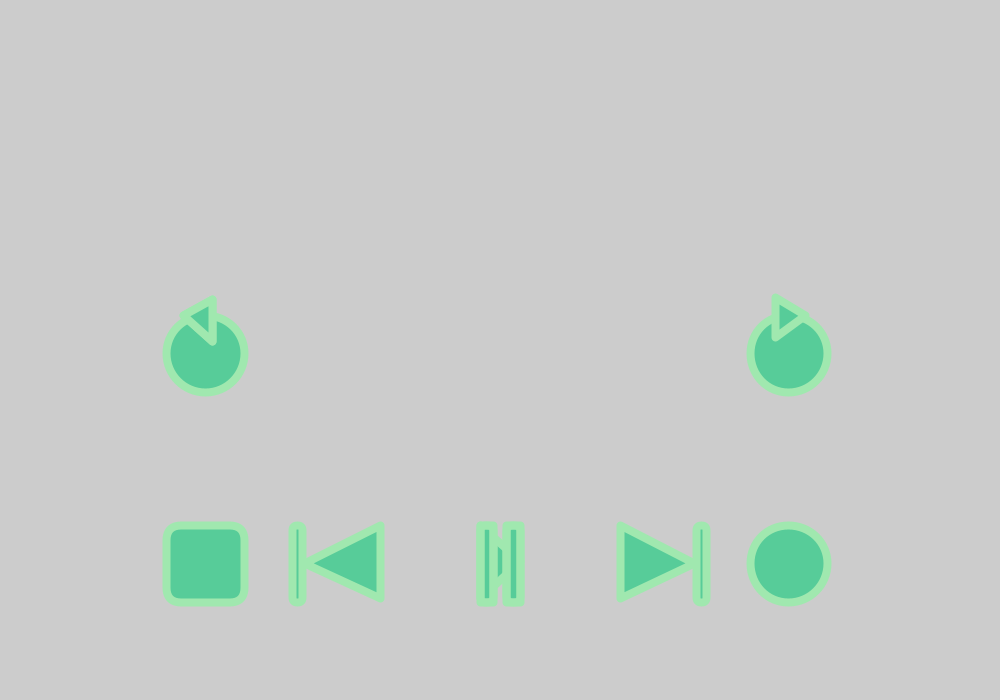
Frame 1 (no input)
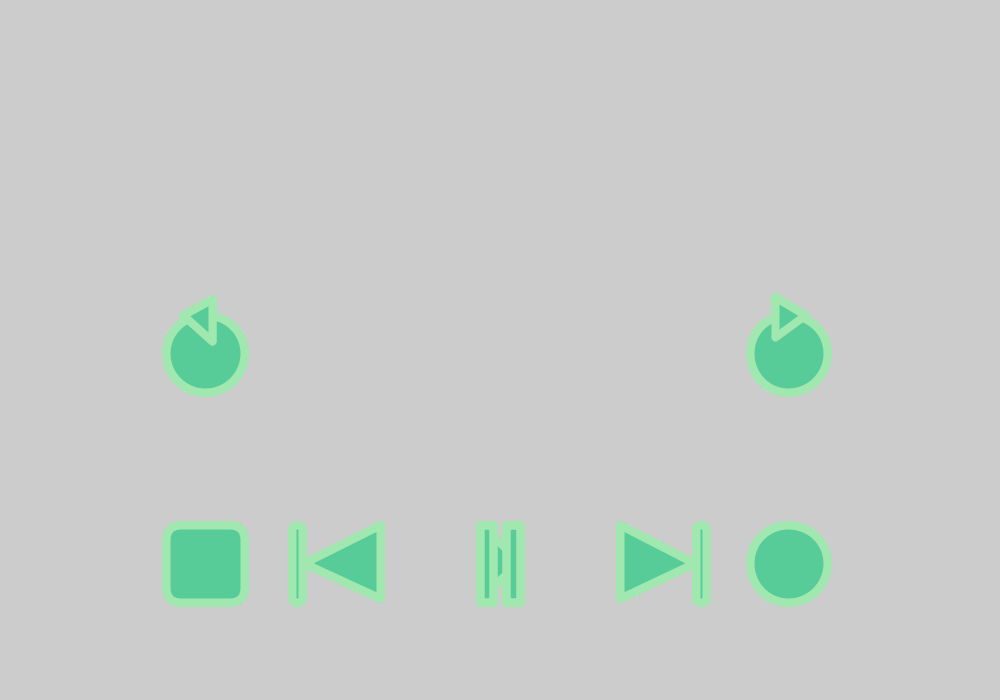
Frame 60 (the mouse pressed at the canvas centre just before this capture)
Frame 120 (the mouse held since frame 60 and released just before this capture): identical to frame 60, image omitted

The Processing sketch that drew these frames (run headless with seeded random() and noise(); from frame 60 on, the mouse is pressed at the canvas centre):

// Processing sketch: sketch_230209a
// ── sketch_230209a.pde

void setup() {
   appWidth = width; //displayWidth
   appHeight = height; //displayHeight
  strokeWeight(8);
  strokeJoin(ROUND);
  stroke(#a0e8af);
  size(1000,700); //width, height
  float startingX = appWidth * 1/2;
  float startingY = appHeight * 1/2;
  
  float pauseStartDrawX = width * 5/10;
  float pauseStartDrawY = height * 15/20;
  pauseScaleWidth = 1.0/75.0;
  pauseScaleHeight = 1.0/9.0;
  pauseWidth = width * pauseScaleWidth;
  pauseX1 = pauseStartDrawX - pauseWidth - pauseWidth*1/2;
  pauseY1 = pauseStartDrawY;
  pauseX2 = pauseStartDrawX + pauseWidth*1/2;
  pauseY2 = pauseStartDrawY;
  pauseHeight = height * pauseScaleHeight;
  float buttonReferentMeasure = width*1/9;
  float buttonSide = buttonReferentMeasure;
  //
  
  stopX = pauseStartDrawX * 10/30;
  stopY = pauseY1 ;
  stopW = pauseHeight ;
  stopH = pauseHeight ;
  //
  SBBX1 = pauseStartDrawX * 19/25;
  SBBY1 = pauseStartDrawY;
  SBBX2 = SBBX1;
  SBBY2 = pauseStartDrawY * 11.4/10;
  SBBX3 = SBBX1 * 20/25;
  SBBY3 = SBBY1 * 4.29/4;
  //
  SW = width * 0.2/20.0;
  BRX1 = pauseStartDrawX * 14.6/25;
  BRY2 = pauseStartDrawY;
  BRW = SW;
  BRH = pauseHeight;
  //
  LBX1 = pauseStartDrawX * 45/30;
  LBY1 = pauseStartDrawY;
  LBW = pauseHeight;
  LBH = pauseHeight;
  //
  SFBX1 = pauseStartDrawX * 31/25 ;
  SFBY1 = pauseStartDrawY ;
  SFBX2 = SFBX1 ;
  SFBY2 = pauseStartDrawY * 11.4/10 ;
  SFBX3 = SFBX1 * 28/25;
  SFBY3 = SFBY1 * 4.29/4;
  //
  FRX1 = SFBX1 * 28.1/25;
  FRY1 = pauseStartDrawY;
  FRW = SW;
  FRH = pauseHeight;
  //
  PBX1 = pauseX1;
  PBY1 = pauseY1;
  PBX2 = pauseStartDrawX * 5.2/5 ;
  PBY2 = pauseStartDrawY * 5.35/5 ;
  PBX3 = pauseX1 ;
  PBY3 = pauseY1 * 5.7/5;
  
   SFX = pauseStartDrawX * 45/30;
   SFY = pauseStartDrawY * 6/10;
   SFL = pauseHeight;
   SFH = pauseHeight;
   
   SFTX1 = pauseStartDrawX * 48.3/30;
   SFTY1 = pauseStartDrawY * 6/10;
   SFTX2 = SFTX1 * 28.9/30;
   SFTY2 = SFTX1 * 3.7/10;
   SFTX3 = SFTX2;
   SFTY3 = SFTY1 * 10.7/10;
   
   SBX = pauseStartDrawX * 10/30;
   SBY = pauseStartDrawY * 6/10;
   SBL = pauseHeight;
   SBH = pauseHeight;
   
   SBTX1 = pauseStartDrawX * 11/30;
   SBTY1 = pauseStartDrawY * 6/10;
   SBTX2 = SBTX1 * 34.8/30;
   SBTY2 = SBTX1 * 18.6/10;
   SBTX3 = SBTX2;
   SBTY3 = SBTY1 * 9.5/10;
   
   BOXW = pauseHeight * 1.1/2;
   newW = buttonReferentMeasure;
   skipwidth = pauseHeight * 3.4/3;
}//End setup
//
void draw() {
  drawMusicButtons();
  rect( pauseX1, pauseY1, pauseWidth, pauseHeight, 41);
  rect( pauseX2, pauseY2, pauseWidth, pauseHeight, 41);
  //play hover
  if (mouseX>=pauseX1 && mouseX<=pauseX1+BOXW && mouseY>=pauseY1 && mouseY<=pauseY1+pauseHeight ) 
{
  println("pause n play");
  hovered2 = true;
}else
{ 
hovered2 = false;
}

  //
  if (mouseX>=BRX1 && mouseX<=BRX1+skipwidth && mouseY>=BRY2 && mouseY<=BRY2+pauseHeight )
{
  println("omygyat");
  hovered3 = true;
}
else
{
  hovered3 = false;

} 

//
if (mouseX>=SFBX1 && mouseX<=SFBX1+skipwidth && mouseY>=FRY1 && mouseY<=FRY1+pauseHeight )
{
  println("za za");
  hovered4 = true;
} 
else 
{
hovered4 = false;
}

//
if (mouseX>=LBX1 && mouseX<=LBX1+LBW && mouseY>=LBY1 && mouseY<= LBY1+LBH){
 println("works");
 hovered5 = true;
} else {
  hovered5 = false;
}


if (mouseX>=stopX && mouseX<=stopX+stopW && mouseY>=stopY && mouseY<= stopY+stopH){
 println("worksx2");
 hovered = true;
} else {
  hovered = false;
}


if (mouseX>=SFX && mouseX<=SFX+SFL && mouseY>=SFY && mouseY<= SFY+SFH){
 println("works222");
} else {
  
}


if (mouseX>=SBX && mouseX<=SBX+SBL && mouseY>=SBY && mouseY<= SBY+SBH){
 println("works");
} else {
  
}

}//End draw
//
void keyPressed() {}//End keyPressed
//
void mousePressed() {
  //play/pause
  
}//End mousePressed

//
//End MAIN Program (Driver)

// ── music_player_buttons.pde
//global variables\\
float skipwidth;
float BOXW, BOXH, newW ;
float appWidth, appHeight;
float pauseX1, pauseY1, pauseX2, pauseY2, pauseWidth, pauseHeight;
float pauseScaleWidth, pauseScaleHeight;
float stopX, stopY, stopW, stopH;
color resetcolourNight=#FFFF4B, black=#000000, lightgreen=#57CC99;//night mode friendly
color resetcolourDay=#FFFFFF;
float SBBX1, SBBY1, SBBX2, SBBY2, SBBX3, SBBY3, BRX1, BRY2, BRW, BRH;
float SW;
float LBX1, LBY1, LBW, LBH, SW2;
float SFBX1, SFBY1, SFBX2, SFBY2, SFBX3, SFBY3, FRX1, FRY1, FRW, FRH ;
float PBX1, PBY1, PBX2, PBY2, PBX3, PBY3;
float SFX, SFY, SFL, SFH;
float SFTX1, SFTY1, SFTX2, SFTY2, SFTX3, SFTY3;
float SBTX1, SBTY1, SBTX2, SBTY2, SBTX3, SBTY3;
float SBX, SBY, SBL, SBH;
float MX, MY, MH, ML;
//
void drawMusicButtons() {
  drawPlayButton();
  drawLoopButton();
  drawSkipBackButton();
  drawPausebutton();
  drawStopButton();
  drawSkipForwardButton();
  drawskipF();
  drawskipB();
  drawMute();
}

//
void drawPausebutton() {
  if (hovered2 == false) {
  fill( #57CC99 );
  rect( pauseX1, pauseY1, pauseWidth, pauseHeight );
  rect( pauseX2, pauseY2, pauseWidth, pauseHeight );
  noFill();
} else if (hovered2 == true) {
fill( #00FFF0 );
  rect( pauseX1, pauseY1, pauseWidth, pauseHeight );
  rect( pauseX2, pauseY2, pauseWidth, pauseHeight );
  noFill();
} else {
  fill( #57CC99 );
  rect( pauseX1, pauseY1, pauseWidth, pauseHeight );
  rect( pauseX2, pauseY2, pauseWidth, pauseHeight );
  noFill();
}
}
//
void drawStopButton() {
if (hovered == false) {
    fill( #57CC99 );
  rect(stopX, stopY, stopW, stopH,15);
  noFill();
} else if (hovered == true) {
  fill( #00FFF0 );
  rect(stopX, stopY, stopW, stopH,15);
  noFill();
} else {
  fill( #57CC99 );
  rect(stopX, stopY, stopW, stopH,15);
  noFill();
}
}//end 
//
void drawSkipBackButton(){
  if (hovered3 == false) {
    fill( #57CC99 );
  triangle(SBBX1, SBBY1, SBBX2, SBBY2, SBBX3, SBBY3);
  rect(BRX1, BRY2, BRW, BRH, 41);
  noFill();
  } else if (hovered3 == true) {
fill( #00FFF0 );
  triangle(SBBX1, SBBY1, SBBX2, SBBY2, SBBX3, SBBY3);
  rect(BRX1, BRY2, BRW, BRH, 41);
  noFill();
  } else {
    fill( #57CC99 );
  triangle(SBBX1, SBBY1, SBBX2, SBBY2, SBBX3, SBBY3);
  rect(BRX1, BRY2, BRW, BRH, 41);
  noFill();
  }
}
//
void drawLoopButton() {
  if (hovered5 == false) {
      fill( #57CC99 );
  ellipseMode(CORNER);
  ellipse(LBX1, LBY1, LBW, LBH);
  ellipseMode(CENTER);
  noFill();
  } else if (hovered5 == true) {
      fill( #00FFF0 );
  ellipseMode(CORNER);
  ellipse(LBX1, LBY1, LBW, LBH);
  ellipseMode(CENTER);
  noFill();
  } else {
      fill( #57CC99 );
  ellipseMode(CORNER);
  ellipse(LBX1, LBY1, LBW, LBH);
  ellipseMode(CENTER);
  noFill();
  }
}
//
void drawSkipForwardButton() {
  if (hovered4 == false) {
    fill( #57CC99 );
  triangle(SFBX1, SFBY1, SFBX2, SFBY2, SFBX3, SFBY3);
  rect(FRX1, FRY1, FRW, FRH, 41);
  noFill();
  } else if (hovered4 == true) {
    fill( #00FFF0 );
  triangle(SFBX1, SFBY1, SFBX2, SFBY2, SFBX3, SFBY3);
  rect(FRX1, FRY1, FRW, FRH, 41);
  noFill();
  } else {
    fill( #57CC99 );
  triangle(SFBX1, SFBY1, SFBX2, SFBY2, SFBX3, SFBY3);
  rect(FRX1, FRY1, FRW, FRH, 41);
  noFill();
  }
}
//
void drawPlayButton() {
  fill( #57CC99 );
triangle(PBX1, PBY1,PBX2, PBY2,PBX3, PBY3);
noFill();
}

void drawskipF() {
  fill( #57CC99 );
  ellipseMode(CORNER);
  ellipse(SFX, SFY, SFL, SFH);
  ellipseMode(CENTER);
  triangle(SFTX1, SFTY1, SFTX2, SFTY2, SFTX3, SFTY3);
  noFill();
}

void drawskipB() {
  fill( #57CC99 );
  ellipseMode(CORNER);
  ellipse(SBX, SBY, SBL, SBH);
  ellipseMode(CENTER);
  triangle(SBTX1, SBTY1, SBTX2, SBTY2, SBTX3, SBTY3);
  noFill();
}

void drawMute() {
  fill( #57CC99 );
  rect(MX, MY, MH, ML);
  triangle(SBTX1, SBTY1, SBTX2, SBTY2, SBTX3, SBTY3);
  noFill();
}

// ── variable.pde
boolean hovered = false;
boolean hovered2 = false;
boolean hovered3 = false;
boolean hovered4 = false;
boolean hovered5 = false;
